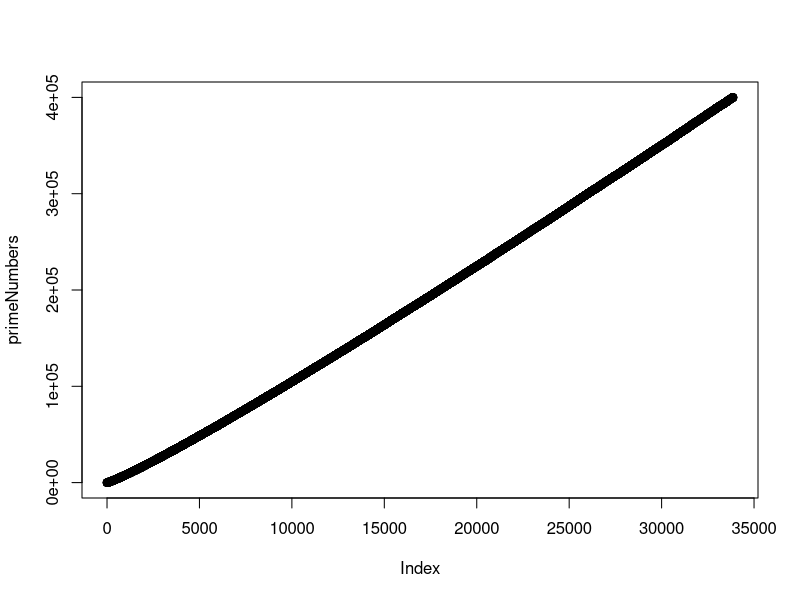
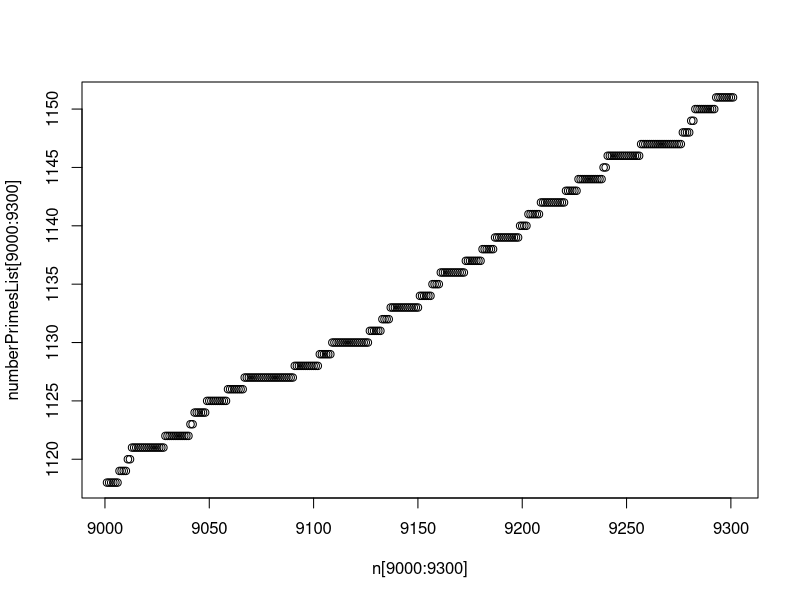

These figures' R source, in order:
primeNumbers <- 2L

for (num in 3:400000) {
  isPrime <- TRUE
  for (pnum in primeNumbers) {
    if (pnum > sqrt(num)) {
      break
    } else if (num %% pnum == 0) {
      isPrime <- FALSE
      break
    }
  }
  if (isPrime) {
    primeNumbers <- append(primeNumbers, num)  ## common mistake
  }
}


plot(primeNumbers)



prime.list <- function(i){
  primeNumbers <- 2L
  for (num in 3:i) {
    isPrime <- TRUE
    for (pnum in primeNumbers) {
      if (pnum > sqrt(num)) {
        break
      } else if (num %% pnum == 0) {
        isPrime <- FALSE
        break
      }
    }
    if (isPrime) {
      primeNumbers <- append(primeNumbers, num)  ## common mistake
    }
  }
  return(primeNumbers)
}

primeNumbers <- 2L
primeNumbers <- prime.list(400000)


## is.prime

is.prime <- function(n) n == 2L || all(n %% 2L:ceiling(sqrt(n)) != 0)

is.prime(999983)

primeNumbers <- 2L
for (num in 3:400000) {
  if(is.prime(num)){
    primeNumbers <- append(primeNumbers,num)
  }
}


## Number of pnums
primeNumbers <- 2L
numberPrimes <- 1
numberPrimesList <- 1L
for (num in 3:10000) {
  isPrime <- TRUE
  for (pnum in primeNumbers) {
    if (pnum > sqrt(num)) {
      break
    } else if (num %% pnum == 0) {
      isPrime <- FALSE
      break
    }
  }
  if (isPrime) {
    numberPrimes <- numberPrimes + 1
    numberPrimesList <- append(numberPrimesList, numberPrimes)
    primeNumbers <- append(primeNumbers, num)
  } else {
    numberPrimesList <- append(numberPrimesList, numberPrimes)
  }
}

n <- 2:10000
plot(n[9000:9300],numberPrimesList[9000:9300])
